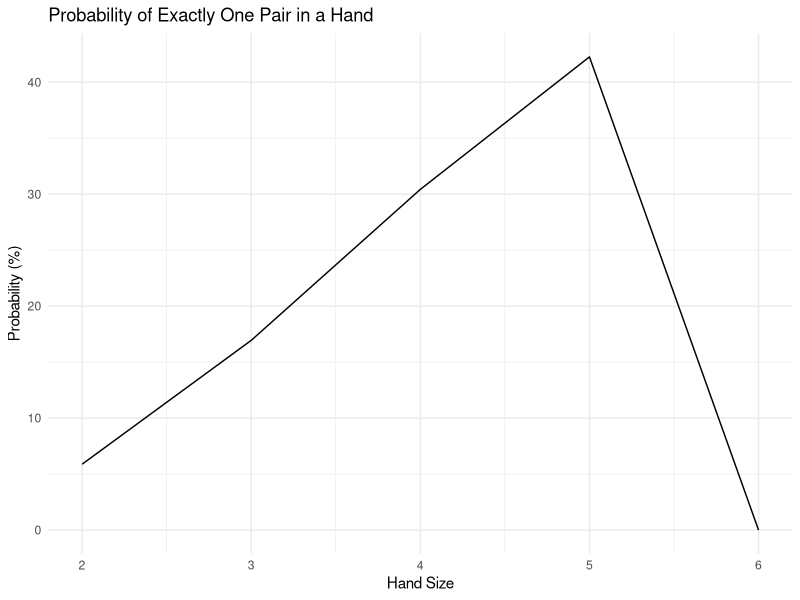

Source code (R):
## ---- chunk 1
library(tidyverse)
## ---- chunk 2

# assigns every literal number of card to a rank in order to be able to pull cards out of the "deck"

Ace <- c(1, 14, 27, 40)
two <- c(2, 15, 28, 41)
three <- c(3, 16, 29, 42)
four <- c(4, 17, 30, 43)
five <- c(5, 18, 31, 44)
six <- c(6, 19, 32, 45)
seven <- c(7, 20, 33, 46)
eight <- c(8, 21, 34, 47)
nine <- c(9, 22, 35, 48)
ten <-c(10, 23, 36, 49)
jacks <- c(11, 24, 37, 50)
queens <- c(12, 25, 38, 51)
kings <- c(13, 26, 39, 52)



deck_of_cards <- data.frame(Ace = Ace, Two = two, Three = three, 
                            Four = four, Five = five, Six = six, Seven = seven, 
                            Eight = eight, Nine = nine, Ten = ten, Jack = jacks, 
                            Queen = queens, King = kings
                            )

# Diamonds: 1 = Diamond Ace, 2-10 Diamond, 11 = Diamond Jack, 12 = Diamond Queen, 13 = Diamond King
# Hearts: 14 = Heart Ace, 15-23(2-10 Heart), 24 = Heart Jack, 25 = Heart Queen, 26 = Heart King
# Spades: 27 = Spade Ace, 28-36(2-10 Spade), 37 = Spade Jack, 38 = Spade Queen, 39 = Spade King
# Clubs: 40 = Club Ace, 41-49(2-10 Club), 50 = Club Jack, 51 = Club Queen, 52 = Club King


  
hand_generator <- function(num_of_cards) {
   
  num_cards_left <- num_of_cards - 2
  
  simplified_deck <- unlist(deck_of_cards)
  hand <- sample(simplified_deck, num_of_cards, replace = FALSE)
  
  # total number of possibilities of hands with the amount of cards specified
  possible_hands <- factorial(52)/(factorial(num_of_cards) * factorial(52-num_of_cards))
  
  # 13(ranks), times choosing 2 ranks out of four suits (our pair), times the 
  # number of possible cards you could choose from the remaining ranks and the 
  # amount of cards left, times the number of suits that could be pulled for the remaining cards
  one_pair_ways <- 13 * (factorial(4)/(factorial(2)*factorial(4-2))) * 
    (factorial(12)/(factorial(num_cards_left)*factorial(12 - num_cards_left))) * 
    (4 ^ num_cards_left)
  
  probability_of_pair <- one_pair_ways/possible_hands * 100
  
  # when number of cards is over 5, the probability of getting only one pair 
  # becomes zero because there are only four possible suits
  if (num_of_cards > 5) {
    print(hand)
    return(0)
  }
  print(hand)
  return(probability_of_pair)
}

prob_hands<- data.frame(
   hand_size = c(2, 3, 4, 5, 6),
  probability = map_dbl(2:6, hand_generator)
)

ggplot(prob_hands, aes(x = hand_size, y = probability)) +
  geom_line() +
  labs(title = "Probability of Exactly One Pair in a Hand",
       x = "Hand Size",
       y = "Probability (%)") +
  theme_minimal()   

